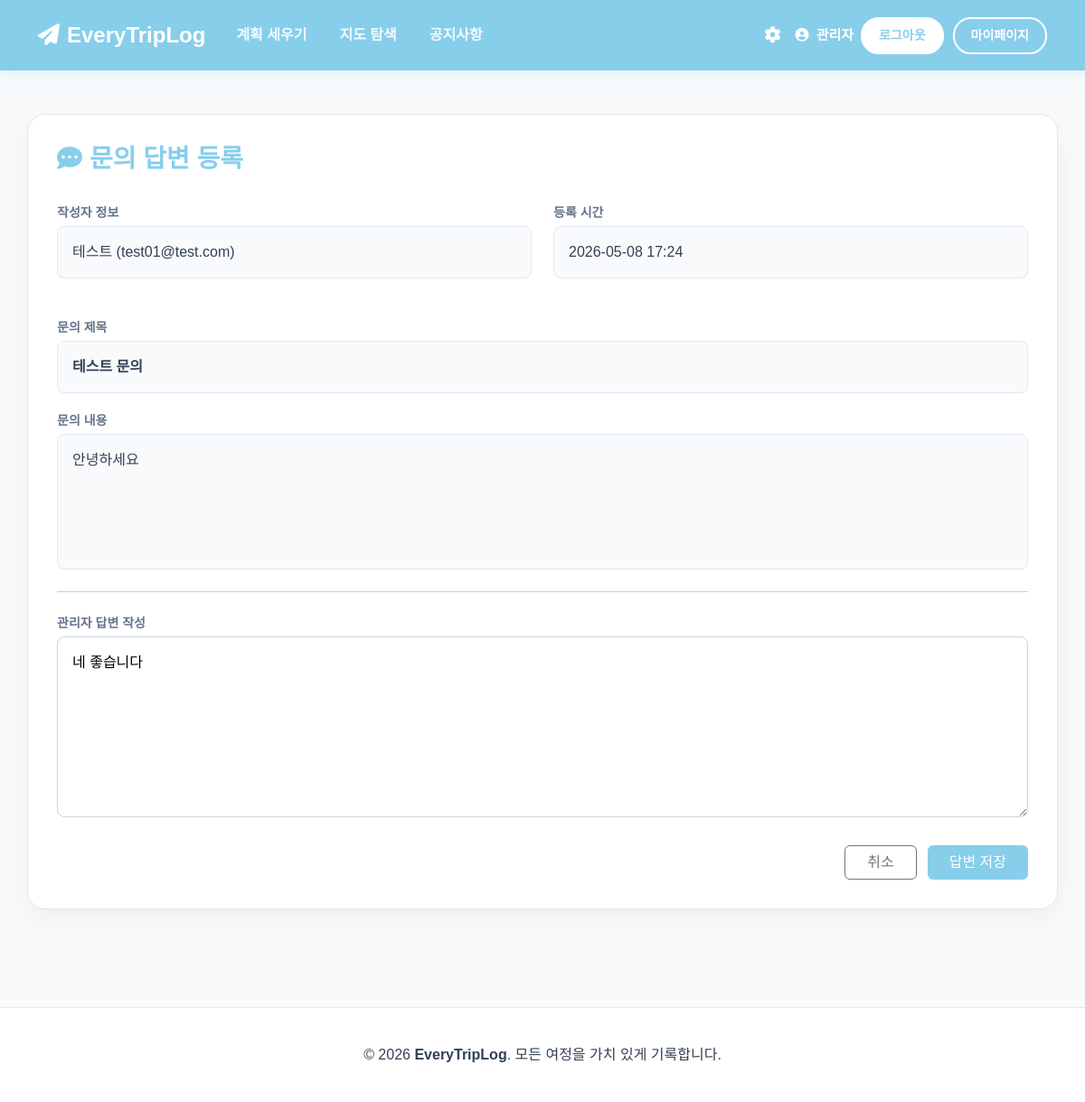
Page /admin/inquiry/1/answer (signed in) on the committed database.
### gnss_app/models/user.py (models this page shows, shortened)
class User(db.Model):
    __tablename__ = 'users'
    id = db.Column(db.Integer, primary_key=True)
    email = db.Column(db.String(120), unique=True, nullable=False)
    username = db.Column(db.String(80), nullable=False) # 실명
    nickname = db.Column(db.String(80), unique=True, nullable=False) # 개별 닉네임
    phone_number = db.Column(db.String(20), unique=True, nullable=False, info={'name': 'uq_user_phone'})
    password_hash = db.Column(db.String(200), nullable=False)
    created_at = db.Column(db.DateTime, default=get_kst_now)
    status = db.Column(db.String(20), default='active') # active, dormant, pending_delete
    deactived_at = db.Column(db.DateTime, nullable=True)
    trajectories = db.relationship('Trajectory', backref='user_owner', lazy='dynamic')
    logs = db.relationship('VisitLog', backref='author', lazy=True)
    provider = db.Column(db.String(20), default='local')
    role = db.Column(db.String(20), default='user', nullable=False)

### gnss_app/models/inquiry.py (models this page shows)
class Inquiry(db.Model):
    __tablename__ = 'inquiries'
    id = db.Column(db.Integer, primary_key=True)
    user_id = db.Column(db.Integer, db.ForeignKey('users.id'), nullable=False)
    title = db.Column(db.String(200), nullable=False)
    content = db.Column(db.Text, nullable=False)
    answer = db.Column(db.Text, nullable=True)
    is_answered = db.Column(db.Boolean, default=False)
    answered_at = db.Column(db.DateTime, nullable=True)
    created_at = db.Column(db.DateTime, default=get_kst_now)
    user = db.relationship('User', backref=db.backref('inquiries', lazy=True, cascade="all, delete-orphan"))

### gnss_app/views/admin_view.py (the view, shortened to what this page needs)
@bp.route("/inquiry/<int:inquiry_id>/answer", methods=["GET", "POST"])
@login_required
@admin_required
def inquiry_answer(inquiry_id):
    inquiry = Inquiry.query.get_or_404(inquiry_id)
    return render_template("admin/inquiry_answer.html", inquiry=inquiry)

### gnss_app/views/auth_view.py (called while the page is built, shortened)
@bp.before_app_request
def load_logged_in_user():
    user_id = session.get("user_id")
    if user_id is None:
        g.user = None
    else:
        g.user = User.query.get(user_id)

def admin_required(ar):
    @functools.wraps(ar)
    def decorated_function(*args, ** kwargs):
        if not g.user:
            abort(401) # 인증되지 않음
        if g.user.role != 'admin':
            abort(403) # 접근 권한 없음 (Forbidden)
        return ar(*args, **kwargs)
    return decorated_function

def login_required(view):
    @functools.wraps(view)
    def wrapped_view(*args, **kwargs):
        return view(*args, **kwargs)
    return wrapped_view

### gnss_app/templates/admin/inquiry_answer.html (shortened to what this page needs)
{% extends "base.html" %}
{% block extra_css %}
    <link rel="stylesheet" href="{{ url_for('static', filename='css/admin.css') }}">
{% endblock %}
{% block content %}
    <div class="etl-card">
        <div class="d-flex justify-content-between align-items-center mb-4">
            <h3 class="fw-bold" style="color: var(--sky-blue);">
                <i class="fa-solid fa-comment-dots me-2"></i>문의 답변 등록
            </h3>
        </div>
        <div class="row mb-4">
            <div class="col-md-6">
                <div class="info-label">작성자 정보</div>
                <div class="static-content">{{ inquiry.user.username }} ({{ inquiry.user.email }})</div>
            </div>
            <div class="col-md-6">
                <div class="info-label">등록 시간</div>
                <div class="static-content">{{ inquiry.created_at.strftime('%Y-%m-%d %H:%M') }}</div>
            </div>
        </div>
        <div class="info-label">문의 제목</div>
        <div class="static-content fw-bold">{{ inquiry.title }}</div>
        <div class="info-label">문의 내용</div>
        <div class="static-content" style="min-height: 150px; white-space: pre-wrap;">{{ inquiry.content }}</div>
        <hr class="my-4">
        <form action="{{ url_for('admin.inquiry_answer', inquiry_id=inquiry.id) }}" method="POST">
            <div class="info-label">관리자 답변 작성</div>
            <textarea name="answer" class="answer-textarea" placeholder="이곳에 답변 내용을 작성하세요..." required>{{ inquiry.answer or '' }}</textarea>
            <div class="admin-action-btns">
                <a href="{{ url_for('admin.inquiry_list') }}" class="btn btn-outline-secondary px-4">취소</a>
                <button type="submit" class="btn btn-primary px-4" style="background-color: var(--sky-blue); border:none;">답변 저장</button>
            </div>
        </form>
    </div>
{% endblock %}

### gnss_app/static/css/common.css (style rules this page uses)
:root { --sky-blue: #87CEEB; --deep-sky-blue: #00BFFF; --white: #FFFFFF; --bg-light: #F8FAFC; --text-main: #334155; }
body { font-family: 'Pretendard', sans-serif; background-color: var(--bg-light); color: var(--text-main); margin: 0; transition: all 0.3s ease; }
.etl-card { background: var(--white); border-radius: 20px; padding: 32px; box-shadow: 0 10px 30px rgba(0, 0, 0, 0.05); border: 1px solid #e2e8f0; transition: all 0.4s cubic-bezier(0.175, 0.885, 0.32, 1.275); }

### gnss_app/static/css/admin.css (style rules this page uses)
.info-label { font-size: 14px; color: #64748b; margin-bottom: 4px; font-weight: 600; }
.static-content { background-color: #f8fafc; padding: 16px; border-radius: 8px; border: 1px solid #e2e8f0; color: #334155; margin-bottom: 20px; }
.answer-textarea { width: 100%; padding: 16px; border-radius: 8px; border: 1px solid #cbd5e1; min-height: 200px; margin-bottom: 24px; }
.admin-action-btns { display: flex; justify-content: flex-end; gap: 12px; }

### rows in the picture
User: user.username "테스트", user.email "test01@test.com"
Inquiry: created_at "2026-05-08 17:24", title "테스트 문의", content "안녕하세요", answer "네 좋습니다"
